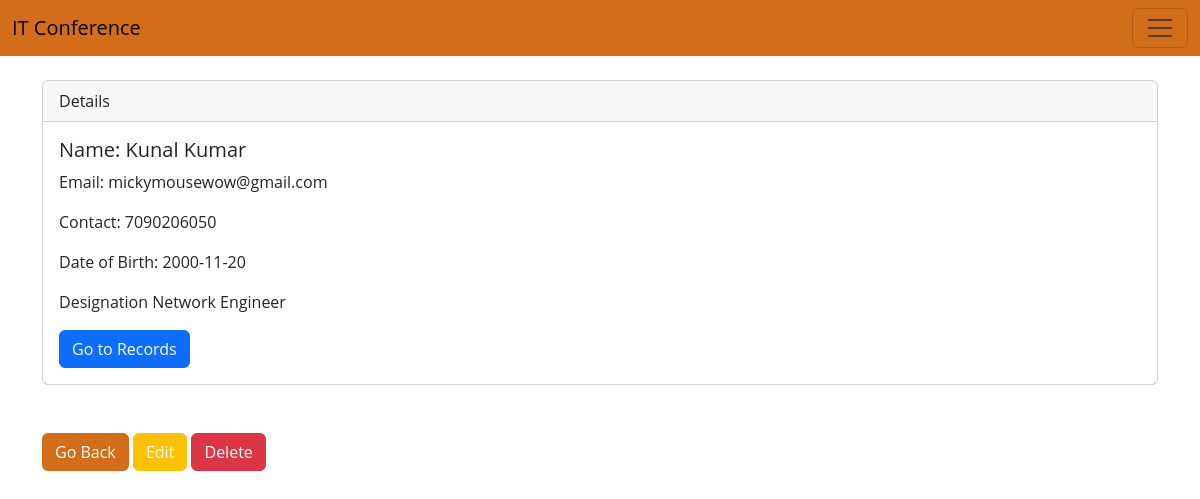
Screenshot of /view.php?id=6 with the database file from the repository.
### tables this page shows
CREATE TABLE IF NOT EXISTS `attendee` (
  `attendee_id` int(11) NOT NULL AUTO_INCREMENT,
  `attendee_name` varchar(100) NOT NULL,
  `attendee_dob` date NOT NULL,
  `attendee_contact` varchar(15) NOT NULL,
  `attendee_email` varchar(100) NOT NULL,
  `attendee_speciality` int(11) NOT NULL,
  PRIMARY KEY (`attendee_id`),
  KEY `fk_attendee_specility` (`attendee_speciality`)
);

CREATE TABLE IF NOT EXISTS `specilities` (
  `speciality_id` int(11) NOT NULL AUTO_INCREMENT,
  `name` varchar(100) NOT NULL,
  PRIMARY KEY (`speciality_id`)
);

### includes/db/conn.php (called while the page is built)
<?php
    $host='127.0.0.1';
    $db='attendance_db';
    $user='root';
    $pass='';
    $charset='utf8mb4';
    $dsn="mysql:host=$host;dbname=$db;charset=$charset";
    try{
        $pdo=new PDO($dsn,$user,$pass);
        $pdo -> setAttribute( PDO::ATTR_ERRMODE,PDO::ERRMODE_EXCEPTION);
    }catch(PDOException $e){
        throw new PDOException($e->getMessage());
    }
    require_once "includes/db/crud.php";
    $crud=new crud($pdo);
?>

### includes/db/crud.php (called while the page is built, shortened)
<?php
class crud
{
    private $db;
    function __construct($conn)
    {
        $this->db = $conn;
    }
    public function getAttendeeDetails($id)
    {
        try {
            $sql = "select * from attendee a inner join specilities s on a.attendee_speciality=s.speciality_id where a.attendee_id=:id";
            $stmt = $this->db->prepare($sql);
            $stmt->bindparam(':id', $id);
            $stmt->execute();
            $result = $stmt->fetch();
            return $result;
        } catch (PDOException $e) {
            $e->getMessage();
            return false;
        }
    }
}

### view.php (the view, shortened to what this page needs)
<?php
require_once "includes/header.php";
require_once "includes/db/conn.php";
if (isset($_GET['id'])) {
    $id = $_GET['id'];
    $result = $crud->getAttendeeDetails($id);
} else {
    echo "<div class='container mt-5'>";
    echo "<h1>Please Check the details; <span style='color:red;'>Something went wrong</span></h1>";
    echo "<a class='btn btn-primary' href='viewRecords.php'>Go Back to View Records<a>";
    echo "</div>";
    exit;
}
?>
<div class="container mt-5 m-main-container">
    <div class="card" style="margin-top:80px;">
        <div class="card-header">
            Details
        </div>
        <div class="card-body">
            <h5 class="card-title">Name: <?php echo $result['attendee_name']; ?></h5>
            <p class="card-text">Email: <?php echo $result['attendee_email']; ?></p>
            <p class="card-text">Contact: <?php echo $result['attendee_contact']; ?> </p>
            <p class="card-text">Date of Birth: <?php echo $result['attendee_dob']; ?> </p>
            <p class="card-text">Designation <?php echo $result['name']; ?> </p>
            <a href="viewRecords.php" class="btn btn-primary">Go to Records</a>
        </div>
    </div>
    <br>
    <br>
    <a class="btn" style="background-color: #d46d19; color:white" href="viewRecords.php">Go Back</a>
    <a class="btn btn-warning" style="color:white" href="edit.php?id=<?php echo $result['attendee_id'] ?>">Edit</a>
    <a onclick="return confirm('Do you want to delete the Record!')" class="btn btn-danger" style="color:white" href="delete.php?id=<?php echo $result['attendee_id'] ?>">Delete</a>
</div>
<?php require_once "includes/footer.php" ?>

### css/Styles.css (style rules this page uses)
body { font-family: "Open Sans", -apple-system, BlinkMacSystemFont, "Segoe UI", Roboto, Oxygen-Sans, Ubuntu, Cantarell, "Helvetica Neue", Helvetica, Arial, sans-serif; }
.m-main-container { margin-top: 80px; }

### rows the page displays
attendee: attendee_name "Kunal Kumar", attendee_email "mickymousewow@gmail.com", attendee_contact "7090206050", attendee_dob "2000-11-20", attendee_speciality.name "Network Engineer"
